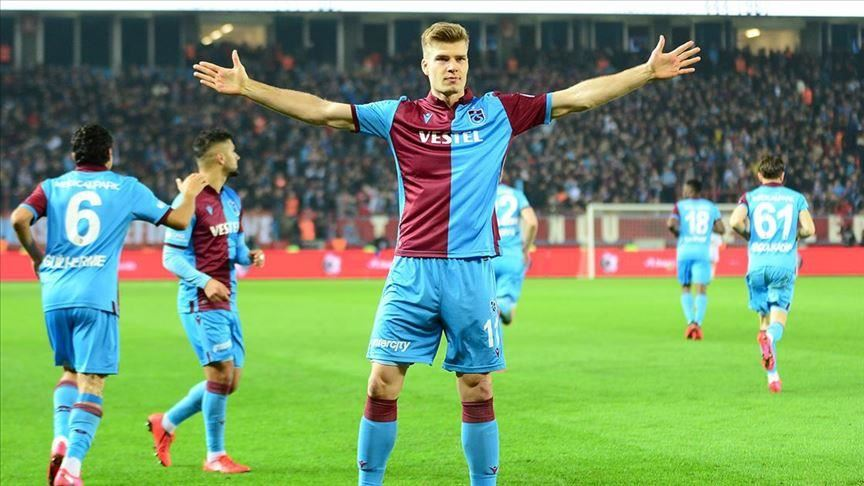
#> input picture pythonOpenCv/temel_islemler/sorloth.jpg, 864 x 486 px
$ python roi2.py
#> lines starting #> are read from the running program, lines starting #| are printed output that depends on the picture
#roi - - > region of interest --> ilgi alanı
import cv2

img = cv2.imread("sorloth.jpg")
#> img is the input picture: shape (486, 864, 3); mean B, G, R 106.7, 147.7, 115

#print(img.shape)

roi = img[10:150, 400:500]
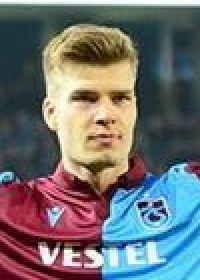
#> roi: shape (140, 100, 3) (shown 2 times larger); mean B, G, R 112, 111, 109.9

cv2.imshow("Parca", roi)
cv2.imshow("Sorloth", img)
cv2.waitKey(0)
cv2.destroyAllWindows()
